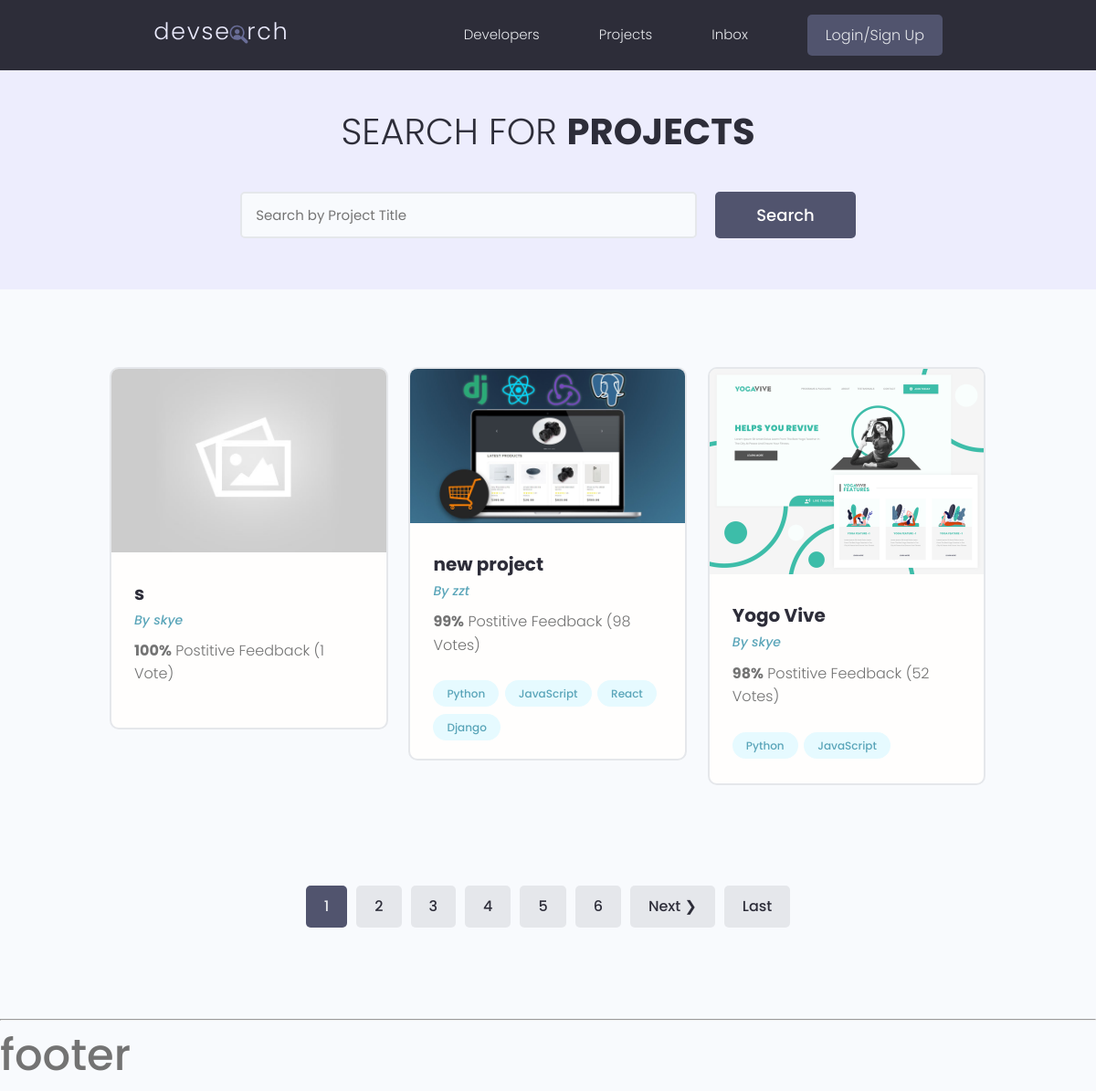
The app's page /projects/, older data.
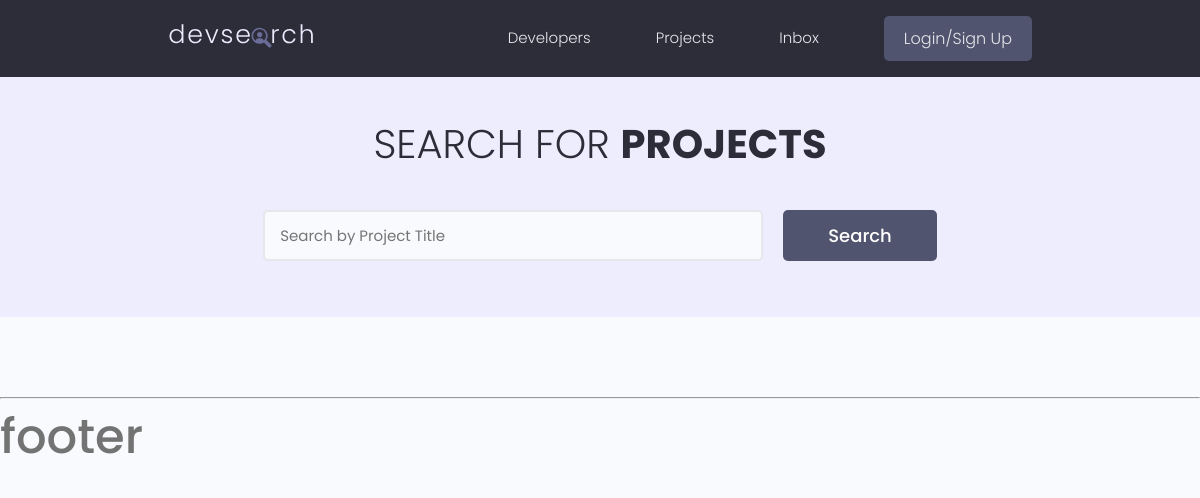
The same page, newer data.
### projects/models.py (models this page shows, shortened)
class Project(models.Model):
    owner = models.ForeignKey(Profile, null=True, blank=True, on_delete=models.SET_NULL)
    title = models.CharField(max_length=200)
    description = models.TextField(null=True, blank=True)
    featured_image = models.ImageField(null=True, blank=True, default='default.jpg')
    demo_link = models.CharField(max_length=2000, null=True, blank=True)
    source_link = models.CharField(max_length=2000, null=True, blank=True)
    tags = models.ManyToManyField('Tag', blank=True)
    vote_total = models.IntegerField(default=0, null=True, blank=True)
    vote_ratio = models.IntegerField(default=0, null=True, blank=True)
    created = models.DateTimeField(auto_now_add=True)
    id = models.UUIDField(default=uuid.uuid4, unique=True,
                          primary_key=True, editable=False)
    class Meta:
        ordering = ['-vote_ratio', '-vote_total', 'title']

class Tag(models.Model):
    name = models.CharField(max_length=200)
    created = models.DateTimeField(auto_now_add=True)
    id = models.UUIDField(default=uuid.uuid4, unique=True,
                          primary_key=True, editable=False)
    def __str__(self):
        return self.name

### users/models.py (models this page shows)
class Profile(models.Model):
    user = models.OneToOneField(User, on_delete=models.CASCADE, null=True)
    name = models.CharField(max_length=200, blank=True, null=True)
    username = models.CharField(max_length=200, blank=True, null=True)
    email = models.EmailField(max_length=500, blank=True, null=True)
    short_intro = models.CharField(max_length=200, blank=True, null=True)
    location = models.CharField(max_length=200, blank=True, null=True)
    bio = models.TextField(blank=True, null=True)
    profile_image = models.ImageField(null=True, blank=True,
                                      upload_to='profiles/', default='profiles/user-default.png')
    social_github = models.CharField(max_length=200, blank=True, null=True)
    social_twitter = models.CharField(max_length=200, blank=True, null=True)
    social_linkedin = models.CharField(max_length=200, blank=True, null=True)
    social_youtube = models.CharField(max_length=200, blank=True, null=True)
    social_website = models.CharField(max_length=200, blank=True, null=True)
    created = models.DateTimeField(auto_now_add=True)
    id = models.UUIDField(default=uuid.uuid4, unique=True,
                          primary_key=True, editable=False)
    def __str__(self):
        return str(self.user.username)
    class Meta:
        ordering = ['created']

### projects/views.py (the view)
# urls.py: path('projects/', views.getProjects),
def projects(request):
    projectList, search_query = searchProjects(request)
    projectList, custom_range, num_pages = paginateQuerysets(request, projectList, 3)
    context = {
        'projects': projectList,
        'search_query': search_query,
        'custom_range': custom_range,
        'num_pages': num_pages,
    }
    return render(request, 'projects/projects.html', context)

### projects/utils.py (called while the page is built)
def searchProjects(request):
    search_query = ''
    if request.GET.get('search_query'):
        search_query = request.GET.get('search_query')
    tags = Tag.objects.filter(name__icontains=search_query)
    projectList = Project.objects.distinct().filter(
        Q(title__icontains=search_query) |
        Q(owner__name__icontains=search_query) |
        Q(description__icontains=search_query) |
        Q(tags__in=tags)
    )
    return projectList, search_query

def paginateQuerysets(request, querysets, results):
    page = request.GET.get('page')
    results = results
    paginator = Paginator(querysets, results)
    num_pages = paginator.num_pages
    try:
        querysets = paginator.page(page)
    except PageNotAnInteger:
        page = 1
        querysets = paginator.page(page)
    except EmptyPage:
        page = paginator.num_pages
        querysets = paginator.page(page)
    leftIndex = (int(page) - 4)
    if leftIndex < 1:
        leftIndex = 1
    rightIndex = (int(page) + 5)
    if rightIndex > paginator.num_pages:
        rightIndex = paginator.num_pages
    custome_range = range(leftIndex, rightIndex + 1)
    return querysets, custome_range, num_pages

### projects/templates/projects/projects.html (shortened to what this page needs)
{% extends 'main.html' %}
{% block content %}
    <main class="projects">
        <section class="hero-section text-center">
            <div class="container container--narrow">
                <div class="hero-section__box">
                    <h2>Search for <span>Projects</span></h2>
                </div>
                <div class="hero-section__search">
                    <form id="searchForm" class="form" action="{% url 'projects' %}" method="get">
                        <div class="form__field">
                            <input class="input input--text" id="formInput#search" type="text" name="search_query"
                                   value="{{ search_query }}" placeholder="Search by Project Title"/>
                        </div>
                        <input class="btn btn--sub btn--lg" type="submit" value="Search"/>
                    </form>
                </div>
            </div>
        </section>
        <section class="projectsList">
            <div class="container">
                <div class="grid grid--three">
                    {% for project in projects %}
                        <div class="column">
                            <div class="card project">
                                <a href="{% url 'project' project.id %}" class="project">
                                    <a href="{% url 'project' project.id %}"><img class="center-block"
                                                                                  src="{{ project.featured_image.url }}"
                                                                                  alt="project thumbnail"/></a>
                                    <div class="card__body">
                                        <h3 class="project__title">{{ project.title }}</h3>
                                        <p><a class="project__author"
                                              href="{% url 'user-profile' project.owner.id %}">By {{ project.owner }}</a>
                                        </p>
                                        <p class="project--rating">
                                            <span style="font-weight: bold;">{{ project.vote_ratio }}%</span>
                                            Postitive
                                            Feedback ({{ project.vote_total }}
                                            Vote{{ project.vote_total|pluralize:'s' }})
                                        </p>
                                        <div class="project__tags">
                                            {% for tag in project.tags.all %}
                                                <span class="tag tag--pill tag--main">
                                                  <small>{{ tag }}</small>
                                                </span>
                                            {% endfor %}
                                        </div>
                                    </div>
                                </a>
                            </div>
                        </div>
                    {% endfor %}
                </div>
            </div>
        </section>
        {% include 'pagination.html' with queryset=projects %}
    </main>
{% endblock content %}

### templates/main.html (shortened to what this page needs)
<!DOCTYPE html>
{% load static %}
<html lang="en">
<head>
    <link rel="stylesheet" href="{% static 'uikit/styles/uikit.css' %}"/>
    <link rel="stylesheet" href="{% static 'styles/app.css' %}"/>
    <link rel="stylesheet" href="https://cdn.jsdelivr.net/npm/bootstrap-icons@1.10.2/font/bootstrap-icons.css">
</head>
<body>
{% include 'navbar.html' %}
{% block content %}
{% endblock content %}
{% include 'footer.html' %}
</body>
</html>

### templates/navbar.html (shortened to what this page needs)
{% load static %}
<header class="header">
    <div class="container container--narrow">
        <a href="{% url 'profiles' %}" class="header__logo">
            <img src="{% static 'images/logo.svg' %}" alt="DevSearch Logo"/>
        </a>
        <nav class="header__nav">
            <ul class="header__menu">
                <li class="header__menuItem"><a href="{% url 'profiles' %}">Developers</a></li>
                <li class="header__menuItem"><a href="{% url 'projects' %}">Projects</a></li>
                <li class="header__menuItem"><a href="">Inbox</a></li>
                {% if request.user.is_authenticated %}
                    <li class="header__menuItem"><a href="{% url 'create-project' %}">Add Project</a></li>
                    <li class="header__menuItem"><a href="{% url 'user-account' %}">Account</a></li>
                    <li class="header__menuItem"><a href="{% url 'logout' %}" class="btn btn--sub">Logout</a></li>
                {% else %}
                    <li class="header__menuItem"><a href="{% url 'login' %}" class="btn btn--sub">Login/Sign Up</a></li>
                {% endif %}
            </ul>
        </nav>
    </div>
</header>

### templates/pagination.html (shortened to what this page needs)
        {% if queryset.has_other_pages %}
            <div class="pagination">
                <ul class="container">
                    {% for page in custom_range %}
                        {% if page == queryset.number %}
                            <li><a href="?page={{ page }}" class="btn page-link btn--sub" data-page="{{page}}"
                            >{{ page }}</a></li>
                        {% else %}
                            <li><a href="?page={{ page }}" class="btn page-link" data-page="{{page}}">{{ page }}</a></li>
                        {% endif %}
                    {% endfor %}
                    {% if queryset.has_next %}
                        <li><a href="?page={{ queryset.next_page_number }}" class="btn page-link" data-page="{{queryset.next_page_number}}"
                        >Next &#10095</a>
                        </li>
                    {% endif %}
                    {% if custom_range.stop <= num_pages %}
                        <li><a href="?page={{ num_pages }}" class="btn page-link" data-page="{{nums_pages}}">Last</a>
                        </li>
                    {% endif %}
                </ul>
            </div>
        {% endif %}

### templates/footer.html
<hr>
<h1>footer</h1>

### static/styles/app.css (style rules this page uses)
:root { --color-sub: #2d2d39; }
.btn--sub { background-color: var(--color-sub-light); }
img { width: 100%; }
.header { position: sticky; z-index: 111; background-color: var(--color-sub); padding: 1.5rem 0; }
.header > .container { display: flex; justify-content: space-between; align-items: center; }
.header__logo > img { height: 3.8rem; }
.header__nav > ul { display: inline-flex; align-items: center; list-style: none; gap: 6.5rem; }
.header__menuItem > a { color: var(--color-light); font-weight: 300; }
.hero-section { height: 40vh; display: flex; align-items: center; background-color: var(--color-sub); }
.hero-section__box { margin-bottom: 4rem; }
.hero-section__box > h2, .hero-section__box > h2 > span { font-size: 4rem; color: var(--color-light); line-height: 1.3; text-transform: uppercase; }
.hero-section__box > h2 { font-weight: 300; }
.hero-section__box > h2 > span { font-weight: 700; }
.hero-section__search > .form { display: flex; align-items: center; justify-content: center; gap: 2rem; }
.hero-section__search > .form input.input--text { width: 50rem; }
.projects > .hero-section { background: var(--color-sub-lighter); height: 30vh; }
.projects .hero-section__box { margin-bottom: 2.5rem; }
.projects .hero-section__box > h2 { color: var(--color-sub); }
.projects .hero-section__box > h2 > span { font-weight: 700; color: var(--color-sub); }

### static/uikit/styles/modules/_variables.css (style rules this page uses)
:root { --color-main: #5aa5b9; --color-main-light: #e6faff; --color-sub: #3f4156; --color-sub-light: #51546e; --color-sub-lighter: #ededfd; --color-text: #737373; --color-gray: #8b8b8b; --color-light: #e5e7eb; --color-light-gray: #767676; --color-bg: #f8fafd; --color-white: #fffefd; --color-white-light: #f3f3f3; --color-success: #359e64; --color-success-bg: #def8e8; --color-error: #fc4b0b; --color-error-bg: #fff2ee; --font-base: 'Poppins', arial, helvetica, 'Segoe UI', roboto, ubuntu, sans-serif; --font-monospace: 'Fira Code', 'Courier New', courier, monospace; --font-regular: 300; --font-medium: 500; --font-bold: 700; --generic-shadow: 1px 1px 5px #00000010; --generic-transition: all 0.3s ease-in-out; }

### static/uikit/styles/modules/_base.css (style rules this page uses)
* { margin: 0; padding: 0; box-sizing: border-box; text-rendering: optimizeLegibility; color: inherit; font-size: inherit; }
html { font-size: 50%; }
@media only screen and (min-width: 480px) { html { font-size: 56.25%; } }
@media only screen and (min-width: 1200px) { html { font-size: 62.5%; } }
body { line-height: 1.6; font-weight: 400; font-size: 1.5rem; color: var(--color-text); background-color: var(--color-bg); min-height: 100vh; }

### static/uikit/styles/modules/_typography.css (style rules this page uses)
* { font-family: var(--font-base); }
h1 { font-size: 4.8rem; font-weight: var(--font-medium); }
h2 { font-size: 3.6rem; font-weight: var(--font-bold); }
p, span, strong { font-size: 1.6rem; color: var(--color-text); font-weight: var(--font-regular); }
a { padding-bottom: 2px; text-decoration: none; display: inline-block; color: var(--color-main); font-weight: var(--font-medium); }

### static/uikit/styles/modules/_utilities.css (style rules this page uses)
.container { width: 92%; max-width: 165rem; margin: 0 auto; box-sizing: border-box; }
.container--narrow { width: 92%; max-width: 120rem; }
@media screen and (min-width: 1000px) { .container { width: 90%; } }
@media screen and (min-width: 1000px) { .container--narrow { width: 85%; } }
@media screen and (min-width: 1200px) { .container { width: 80%; } }
@media screen and (min-width: 1200px) { .container--narrow { width: 72%; } }
.text-center { text-align: center; }

### static/uikit/styles/modules/_button.css (style rules this page uses)
.btn { display: inline-block; position: relative; cursor: pointer; background-color: var(--color-light); font-weight: var(--font-medium); color: var(--color-sub); text-decoration: none; padding: 1rem 2rem; border-radius: 0.5rem; border: none; width: -webkit-fit-content; width: -moz-fit-content; width: fit-content; height: -webkit-fit-content; height: -moz-fit-content; height: fit-content; font-size: 1.6rem; outline-width: 0; outline-color: transparent; -webkit-backface-visibility: hidden; backface-visibility: hidden; transition: all 0.3s ease-in-out; }
.btn--sub { background-color: var(--color-sub); color: var(--color-white); }
.btn--lg { font-size: 1.8rem; padding: 1.2rem 4.5rem; }

### static/uikit/styles/modules/_form.css (style rules this page uses)
.form { display: block; }
.form__field { margin-top: 1.5rem; margin-bottom: 1.5rem; }
input.input[type='text'], input.input[type='email'], input.input[type='password'], input.input[type='number'], textarea.input { min-width: 24rem; width: 100%; padding: 1.2rem 1.5rem; border-radius: 0.5rem; border: 2px solid var(--color-light); transition: all 0.3s ease-in-out; background-color: var(--color-bg); }

Row changes from the older to the newer data that the page shows:
removed Project: featured_image (placeholder picture), title "s", owner "skye", vote_ratio "100", vote_total "1"
removed Project: featured_image (picture), title "new project", owner "zzt", vote_ratio "99", vote_total "98"
removed Tag: name "Python"
removed Tag: name "JavaScript"
removed Tag: name "React", shown under "new project"
removed Tag: name "Django", shown under "new project"
removed Project: featured_image (picture), title "Yogo Vive", owner "skye", vote_ratio "98", vote_total "52"
Text that changed along with them:
list line gone: "1"
list line gone: "2"
list line gone: "3"
list line gone: "4"
list line gone: "5"
list line gone: "6"
text no longer shown: "Next ❯ Last"
